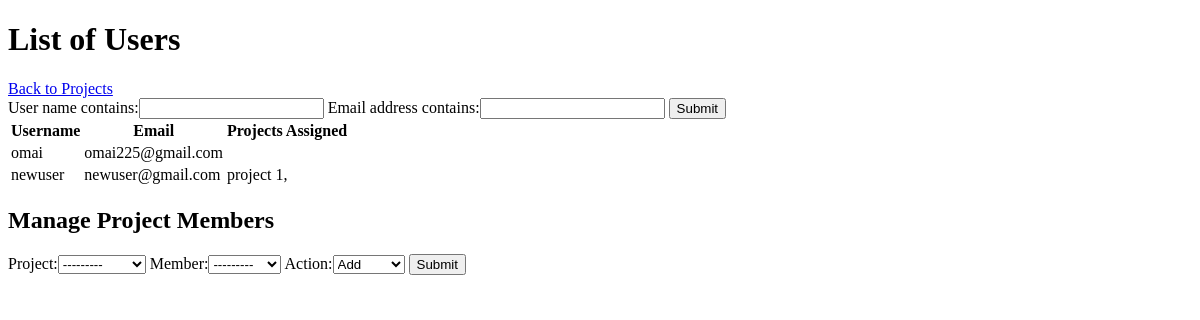
/projects/personnel/ (signed in), run on an earlier commit of the app's database.
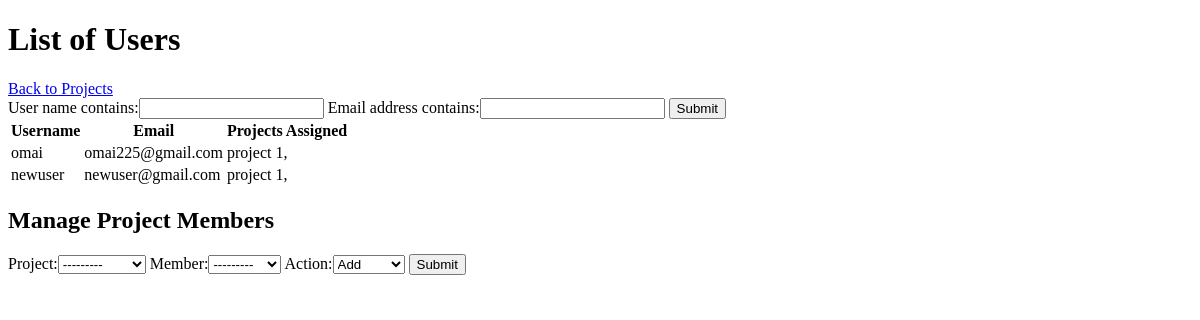
And on a later commit of the database.
### authenticate/models.py (models this page shows)
class NewUser(AbstractBaseUser, PermissionsMixin):
	email = models.EmailField(_('email address'), unique=True)
	user_name = models.CharField(max_length=150, unique=True)
	first_name = models.CharField(max_length=150, blank=True)
	start_date = models.DateTimeField(default=timezone.now)
	about = models.TextField(_(
		'about'), max_length=150, blank=True)
	is_staff = models.BooleanField(default=False)
	is_active = models.BooleanField(default=True)
	objects = CustomAccountManager()
	USERNAME_FIELD = "email"
	REQUIRED_FIELDS = ['user_name', 'first_name']
	def __str__(self):
		return self.user_name

### projects/models.py (models this page shows, shortened)
class ProjectMember(models.Model):
	project = models.ForeignKey(Project, on_delete=models.CASCADE,related_name="medium_project")
	member = models.ForeignKey(settings.AUTH_USER_MODEL, on_delete=models.CASCADE, related_name="medium_member")
	class Meta:
		unique_together = ["project","member"]

class Project(models.Model):
	submitter = models.ForeignKey(settings.AUTH_USER_MODEL, on_delete=models.CASCADE , related_name= "projects_created")
	name = models.CharField(max_length=64)
	description = models.CharField(max_length=100)
	class Meta:
		unique_together = ["name", 'submitter']
	def __str__(self):
		return u'{0}'.format(str(self.id) + ": " + self.name)

### projects/views.py (the view)
# urls.py: path('personnel/',views.personnel, name="personnel"),
@login_required(login_url='authenticate:login')
def personnel(request):
	user_list = NewUser.objects.all()#list of all users objects
	user_filter = UserFilter(request.GET,queryset=user_list)
	user_list= user_filter.qs
	if request.method == "POST":
		form = AssignProjectForm(request.POST)
		if form.is_valid():
			project = form.cleaned_data['project']
			member = form.cleaned_data['member']
			action = form.cleaned_data['action']
			if action == "0":#0 means add
				try:
					assignment = ProjectMember(project= project,member= member)
					assignment.save()
					messages.success(request,"SUCCESSFULLY ADDED " + member.user_name + " TO PROJECT: " + project.name)
					return redirect("projects:personnel")
				except:
					messages.error(request,"SELECTED USER ALREADY ASSIGNED TO PROJECT")
					return render(request, "personnel/index.html",{
					'user_list' : user_list,
					'user_filter': user_filter,
					'form' : AssignProjectForm()
				})
			elif action =="1":#1 means remove
				ProjectMember.objects.filter(project=project, member=member).delete()
				messages.success(request, "SUCCESSFULLY REMOVED " + member.user_name + " FROM PROJECT: " + project.name)
				return redirect("projects:personnel")
		else:
			messages.error(request,"SELECTION IS INVALID")
			return render(request, "personnel/index.html",{
				'user_list' : user_list,
				'user_filter': user_filter,
				'form' : AssignProjectForm()
			})
	else:
		context={
		'user_list' : user_list,
		'user_filter': user_filter,
		'form' : AssignProjectForm()
	}
		return render(request,"personnel/index.html",context)

### projects/forms.py
class AssignProjectForm(forms.Form):
	actionChoices = (
		('0',u'Add'),
		('1',u'Remove')
		)
	project = forms.ModelChoiceField(queryset= Project.objects.all(), label=None)
	member = forms.ModelChoiceField(queryset= NewUser.objects.all(), label=None)
	action = forms.ChoiceField(required = True, choices= actionChoices)
	class Meta:
		model = ProjectMember
		fields = ['project','member']

### projects/templates/personnel/index.html (shortened to what this page needs)
{% extends "authenticate/layout.html" %}
{% block body %}
	<h1>List of Users</h1>
	<a href="{%url 'projects:index'%}">Back to Projects</a>
	<form method="get">
		{{user_filter.form}}
		<button type="submit">Submit</button>
	</form>
	<div>
		<table>
			<tr>
				<th>Username</th>
				<th>Email</th>
				<th>Projects Assigned</th>
			</tr>
		{% for user in user_list %}
			<tr>
				<td>{{user.user_name}}</td>
				<td>{{user.email}}</td>
				<td>
				{% for instance in user.medium_member.all %}
					{{instance.project.name}},
				{%endfor%}
				</td>
			</tr>
		{%endfor%}
		</table>
	</div>
	<div>
		<h2>Manage Project Members</h2>
		<form method="post" action="{% url 'projects:personnel' %}">
			{{form}}
			<button type="submit">Submit</button>
		</form>
	</div>
{% endblock %}

What changed in the data, as far as the page shows it:
added ProjectMember: project.name "project 1", shown under NewUser "omai"
